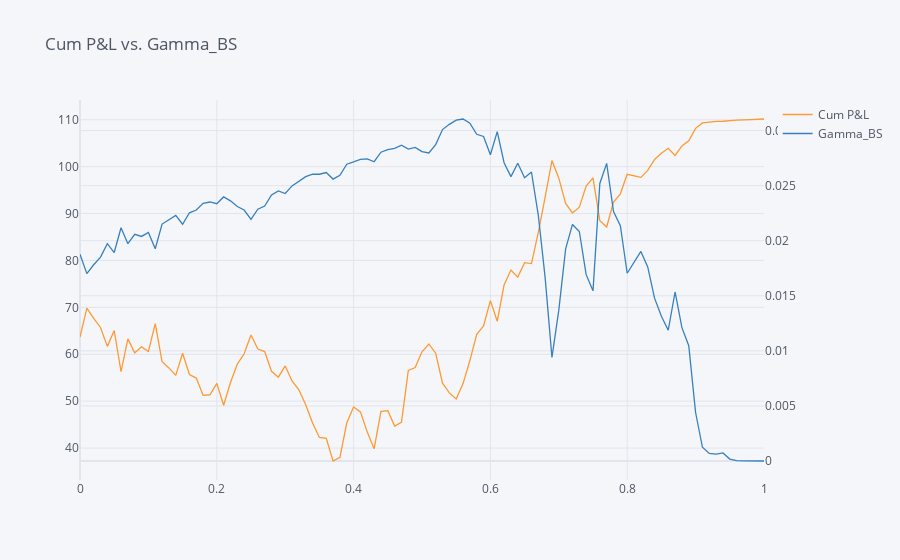

Notebook source saved alongside this figure:
### Markdown cell above
## Plot Cum P&L and Gamma_BS

### Code cell
# set up the dataframe
df = pd.DataFrame({'Cum P&L': cum_pl,
                   'Gamma_BS':Gamma_BS}, index=Week)

# plot
df.iplot(title='Cum P&L vs. Gamma_BS', secondary_y='Gamma_BS')
